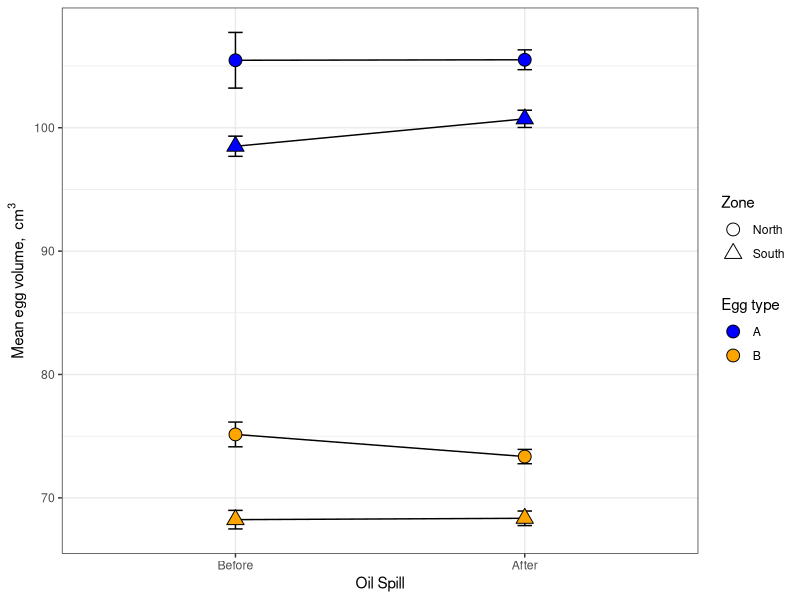
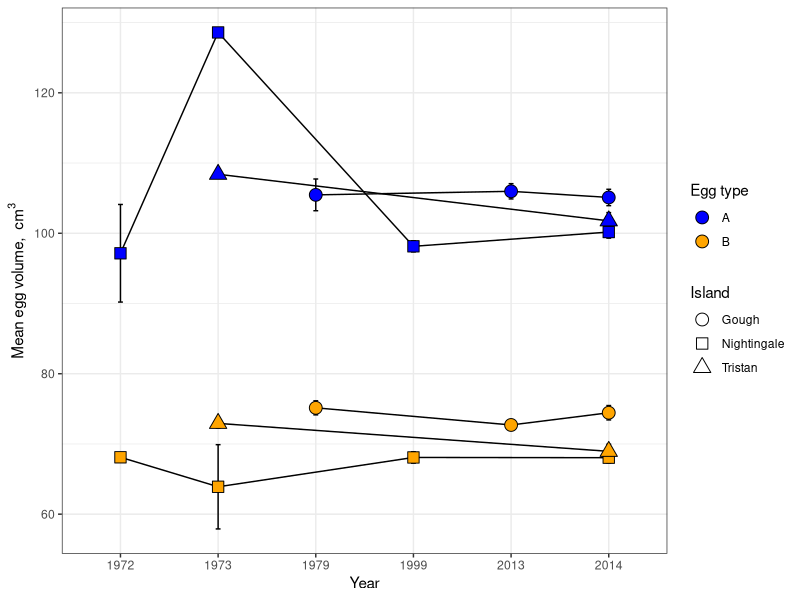
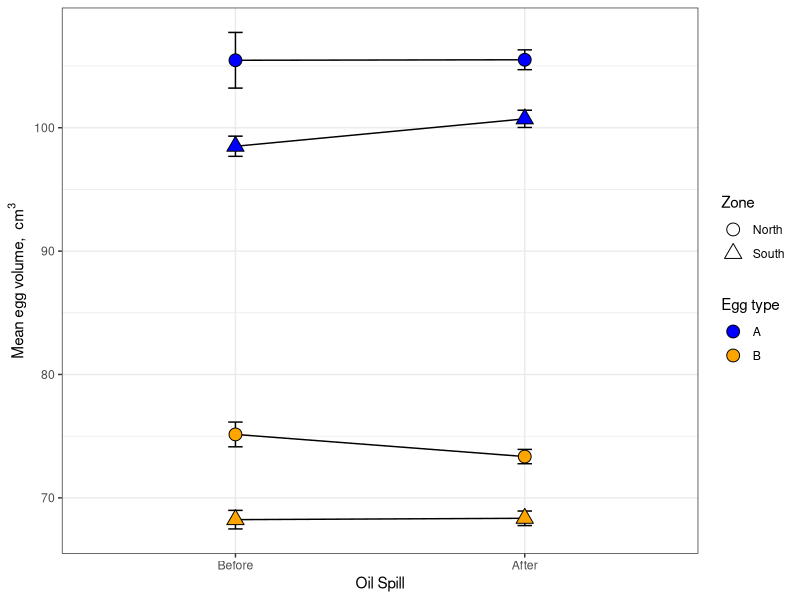
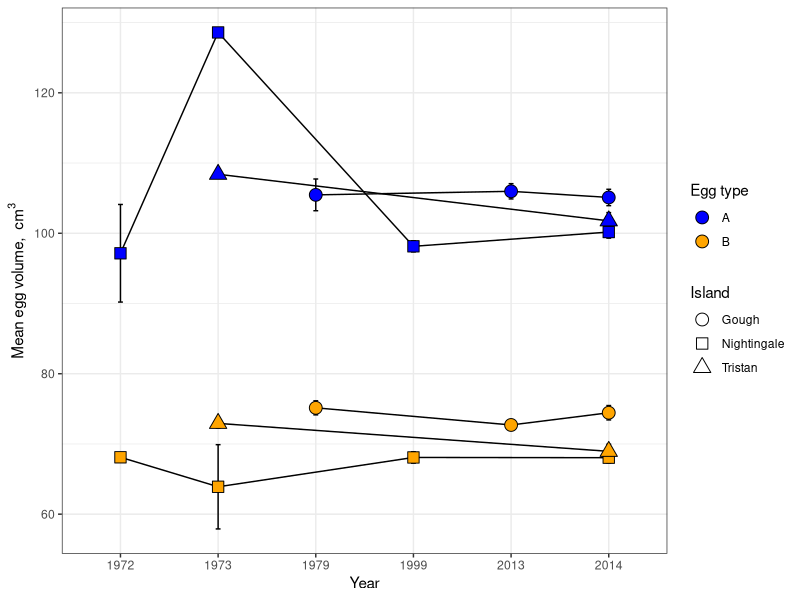

Source code (R) for these figures, in order:
#read in the data for the oil spill and harvesting analyses
penguin<-read.csv("penguin.data.csv", header= TRUE)

#we are interested in testing if the egg size patterns correspond to predictions associated with two
#events- specifically, we want to test if the 2011 oil spill negatively affected egg size, or if
#other variations eggs affected size of eggs over time with any discernable pattern 

#first, let's check if the oil spill affected egg size. The oil spill occured in 2011, and if it  
#was a driver, we would expect egg size to be lower after the spill, and MORE lower closer to the spill
# so let's test if that happened

#first we need to create a variable for the oil spill, which happened
penguin$oilspill<-as.factor(ifelse(penguin$Year>=2011, "After", "Before"))

#also, because data are spotty and weirdly distributed prior to 1970, let's cut it out for this analysis
#and cut out a couple outlying egg sizes
penguin1<-penguin[which(penguin$Year>1970 & penguin$Decision != "U" &
                          penguin$Volume<130),]

#fiddle with transformations to get us closer to normality of residuals

penguin1$logvolume<-log(penguin1$Volume)
penguin1$sqrtvolume<-sqrt(penguin1$Volume)

#now create a model to describe egg volume
oil.model<-lm(Volume~Zone*oilspill*Decision, data=penguin1)

summary(oil.model)
AIC(oil.model)
anova(oil.model)
TukeyHSD(aov(oil.model))
#data are very non normal
shapiro.test(resid(oil.model))

#ok, now we need to get the summary stats out of it
library(plyr)

summary.penguin.oilspill<-ddply(penguin1, c("Zone", "Decision", "oilspill"), summarise,
                                mean.Volume=mean(Volume), N=length(Volume), SE=sd(Volume)/sqrt(N))
summary.penguin.oilspill$all.lines<-with(summary.penguin.oilspill, interaction(Zone,  Decision))

#reorder factor levels for oilspill
summary.penguin.oilspill$oilspill<-factor(summary.penguin.oilspill$oilspill, levels=c("Before", "After"))


#insert plot here
library(ggplot2)
oil.plot<-ggplot(summary.penguin.oilspill, aes(oilspill, mean.Volume, 
                                               shape=Zone, fill=Decision))+
  scale_fill_manual(values=c("blue", "orange"), name="Egg type", 
                    guide=guide_legend(override.aes=aes(shape=21)))+
  scale_shape_manual(values=c(21,24), labels=c("North", "South"))+
  geom_line(aes(group=all.lines), color="black")+
  geom_errorbar(aes(ymin=(mean.Volume-SE), ymax=(mean.Volume+SE)), width=0.05, color="black")+
  geom_point(color="black", size=4)+
  theme_bw()+
  labs(y=expression("Mean egg volume, "~cm^3), x="Oil Spill")

oil.plot
#save to pdf
pdf("figs/oilspillplot.pdf", height=5, width=7)
oil.plot
dev.off()


# now we want to examine the finer scale patterns in variation of egg size.
#instead of lumping by time period and island group, we'll just break it out so that readers can see the patterns
#This will be a very similar analysis as above, 
# but there will be an interaction with year


#and because we want to look at a year effect, and we want to see if there's anything going on
#relative to time, but there's not a ton of data so we'll just need to look at years directly and ANOVA them


#we're interested in change with time in these two periods, and by island, but otherwise the analysis is 
#very similar to the above
year.model<-lm(Volume~Location2*as.factor(Year)*Decision, data=penguin1)

summary(year.model)
AIC(year.model)
anova(year.model)
TukeyHSD(aov(year.model))
#data are very non normal
shapiro.test(resid(year.model))


summary.penguin.year<-ddply(penguin1, c("Location2", "Decision", "Year"), summarise,
                                mean.Volume=mean(Volume), N=length(Volume), SE=sd(Volume)/sqrt(N))

summary.penguin.year$all.lines<-with(summary.penguin.year, interaction(Location2,  Decision))

year.plot<-ggplot(summary.penguin.year, aes(as.factor(Year), mean.Volume, 
                                               shape=Location2, fill=Decision))+
  scale_fill_manual(values=c("blue", "orange"), name="Egg type", 
                    guide=guide_legend(override.aes=aes(shape=21), order=1))+
  scale_shape_manual(values=c(21,22,24), name="Island", labels=c("Gough", "Nightingale", "Tristan"))+
  geom_line(aes(group=all.lines), color="black")+
  geom_errorbar(aes(ymin=(mean.Volume-SE), ymax=(mean.Volume+SE)), width=0.05, color="black")+
  geom_point(color="black", size=4)+
  theme_bw()+
  labs(y=expression("Mean egg volume, "~cm^3), x="Year")

year.plot

#save to pdf
pdf("figs/recentyearsplot.pdf", height=5, width=7)
year.plot
dev.off()
